Frame 1 (no input): blank canvas, image omitted
Frame 60 (no input): blank canvas, image omitted
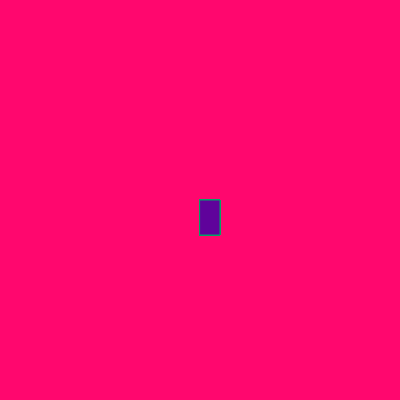
Frame 120 (the mouse pressed at the canvas centre since frame 60)

The p5.js sketch whose frames 1 and 60 were blank and that drew this single picture after the mouse press (run headless with seeded random() and noise() and a simulated clock; from frame 60 on, the mouse is pressed at the canvas centre):

// p5.js sketch
// ── sketch.js
function setup() {
    createCanvas(400, 400);
    background("#FF076E")
  }
  
  function draw() {
    stroke("rgb(0,165,103)");
    fill("rgb(95,2,155)");
    
    
    if (mouseIsPressed) {
      rect(mouseX, mouseY, 20, 35);
    }
  }
